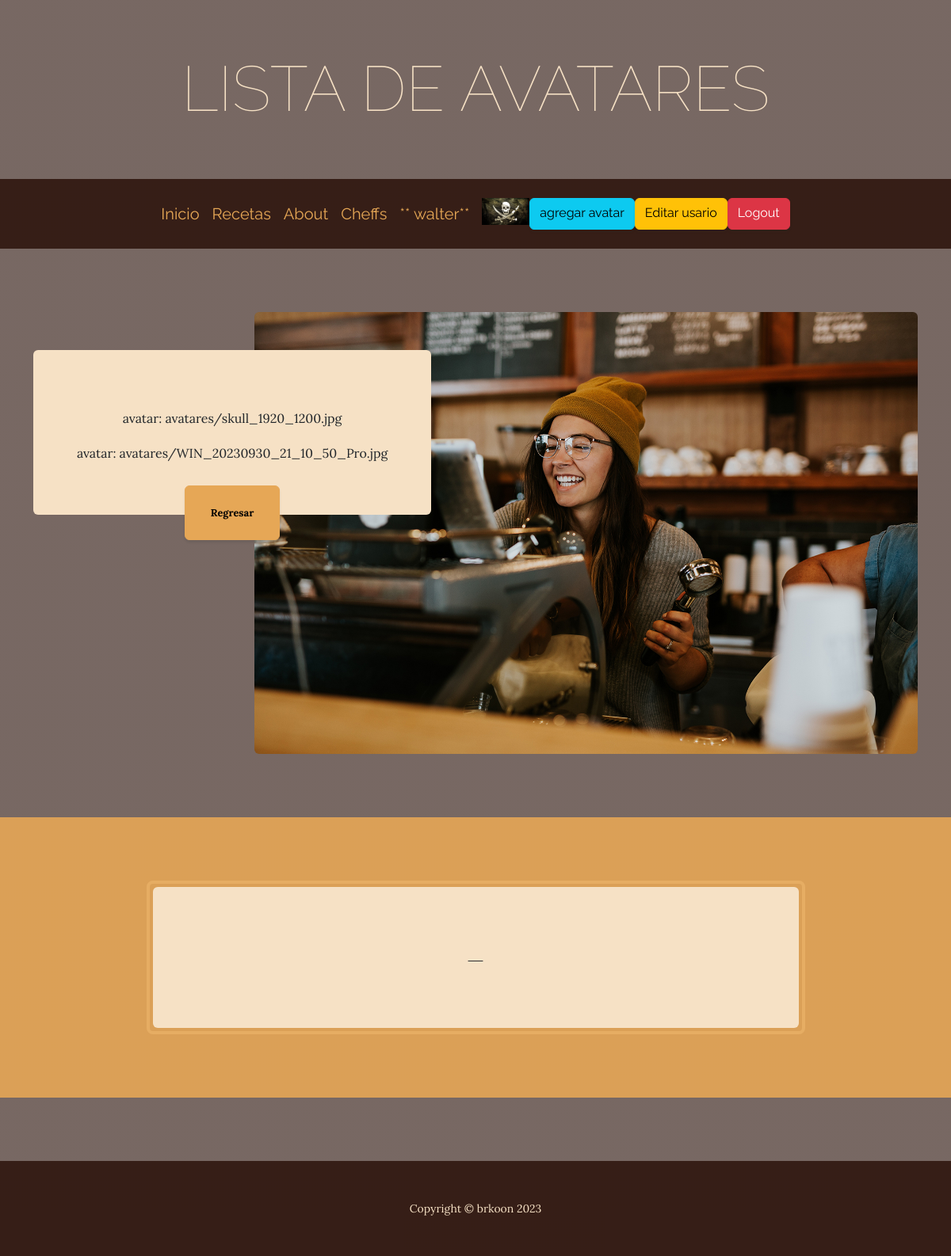
/AppRecetas/avatar/list/ (signed in), run on the app's committed database.
### AppRecetas/models.py (models this page shows, shortened)
class Avatar(models.Model):
    usuario = models.ForeignKey(User, on_delete=models.CASCADE)
    image = models.ImageField(upload_to= "avatares", null=True, blank=True)

### AppRecetas/views.py (the view)
# urls.py: path("avatar/list/", ListaAvatar.as_view(), name="listaavatar"),
class ListaAvatar(LoginRequiredMixin, ListView):
  model = Avatar
  def get_queryset(self):
        return Avatar.objects.filter(usuario=self.request.user)

### AppRecetas/templates/AppRecetas/avatar_list.html
{% extends "AppRecetas/base.html" %}
{% load static %}
{% block  titulo %}
lista de avatares
{% endblock  %}
{% block complement  %}
{% for avatares in object_list%}
<p> avatar: {{avatares.image}}
</p>
{% endfor %}
{% endblock  %}

### AppRecetas/templates/AppRecetas/base.html (shortened to what this page needs)
<!DOCTYPE html>
<html lang="en">
    <head>
        {% load static  %}
        <link href="{% static 'AppRecetas/css/styles.css'%}" rel="stylesheet" />
    </head>
    <body>
        <header>
            <h1 class="site-heading text-center text-faded d-none d-lg-block">
                <span class="site-heading-lower">
                    {% block  titulo %}
                     {% endblock %}
                </span>
            </h1>
        </header>
        <nav class="navbar navbar-expand-lg navbar-dark py-lg-4" id="mainNav">
            <div class="container">
                <div class="collapse navbar-collapse" id="navbarSupportedContent">
                    <ul class="navbar-nav mx-auto">
                        <a class="navbar-brand" href="{% url 'Inicio' %}">Inicio</a>
                <a class="navbar-brand" href="{% url 'RecetasMain' %}">Recetas</a>
                <a class="navbar-brand" href="{% url 'About' %}">About</a>
                {% if request.user.is_authenticated  %}
                <a class="navbar-brand" href="{% url 'listaCheff' %}">Cheffs</a>
                {% endif %}
                {% if request.user.is_authenticated  %}
                <a class="navbar-brand" href="">** {{user.username}}**</a>
                {% with user.avatar_set.first as  miPrimerAvatar %}
                {% if miPrimerAvatar  %}
                <a href="{% url 'listaavatar' %}">
                <img src="{{miPrimerAvatar.image.url}}" alt=" NO EXITE AVATAR", style="max-width: 60px;">
                </a>
                {% endif %}
                {% endwith %}
                <a class="btn btn-info" href="{% url 'AddAvatar' %}">agregar avatar</a>
                <a class="btn btn-warning" href="{% url 'EditUsr' %}">Editar usario</a>
                <a class="btn btn-danger" href="{% url 'Logout' %}">Logout</a>
                {% else %}
                <a class="btn btn-success" href="{% url 'Login' %}">Login</a>
                <a class="btn btn-primary" href="{% url 'Register' %}">Registrarse</a>
                {% endif %}
                    </ul>
                </div>
            </div>
        </nav>
        <section class="page-section clearfix">
            <div class="container">
                <div class="intro">
                    <img class="intro-img img-fluid mb-3 mb-lg-0 rounded" src="{% static 'AppRecetas/assets/img/intro.jpg' %}" alt="..." />
                    <div class="intro-text left-0 text-center bg-faded p-5 rounded">
                        <p class="mb-3">
                            {% block  complement %}
                            {% endblock %}
                        </p>
                        <div class="intro-button mx-auto"><a class="btn btn-primary btn-xl" href="{% url 'Inicio' %}">Regresar</a></div>
                    </div>
                </div>
            </div>
        </section>
        <section class="page-section cta">
            <div class="container">
                <div class="row">
                    <div class="col-xl-9 mx-auto">
                        <div class="cta-inner bg-faded text-center rounded">
                            <h2 class="section-heading mb-4">
                                <span class="section-heading-lower">_</span>
                            </h2>
                        </div>
                    </div>
                </div>
            </div>
        </section>
        <footer class="footer text-faded text-center py-5">
            <div class="container">
                <p class="m-0 small">Copyright &copy; brkoon  2023</p>
            </div>
        </footer>
    </body>
</html>

### data on the page
Avatar: image (picture), image "avatares/skull_1920_1200.jpg"
Avatar: image "avatares/WIN_20230930_21_10_50_Pro.jpg"

### other printed values
{{ user.username }} "walter"
